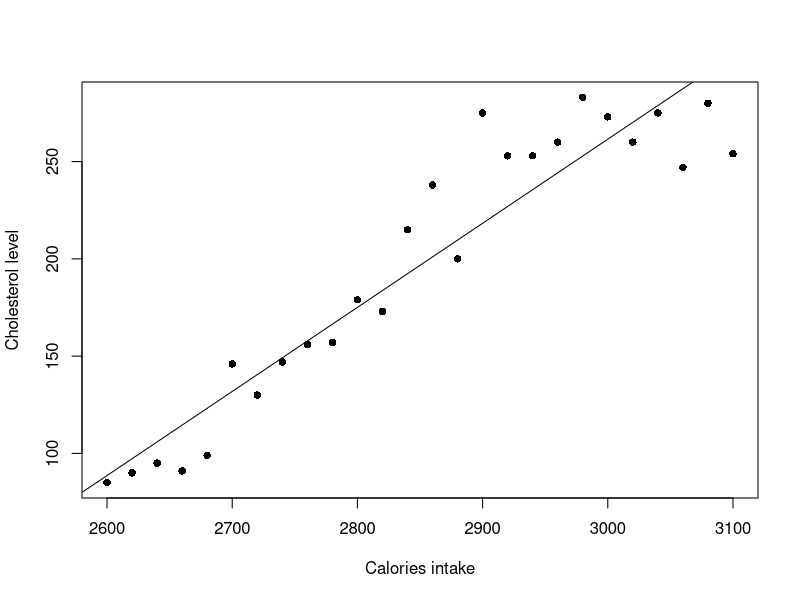
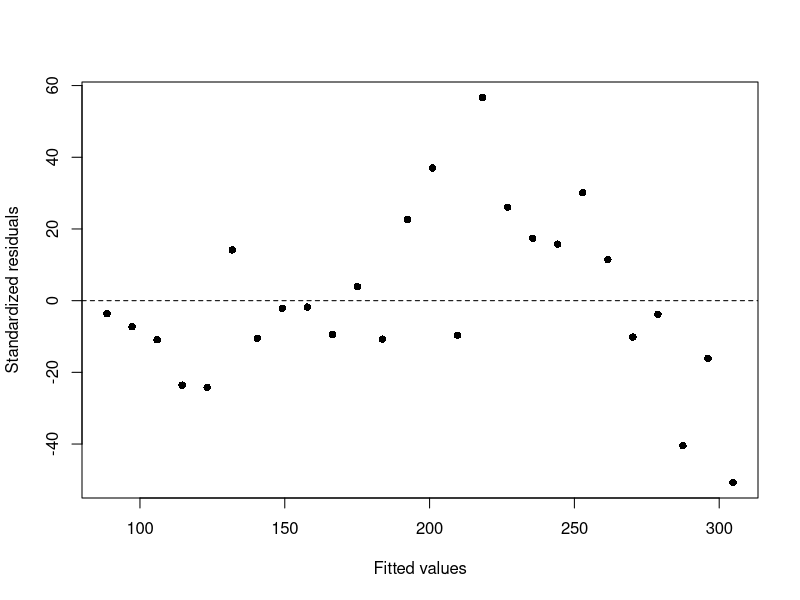
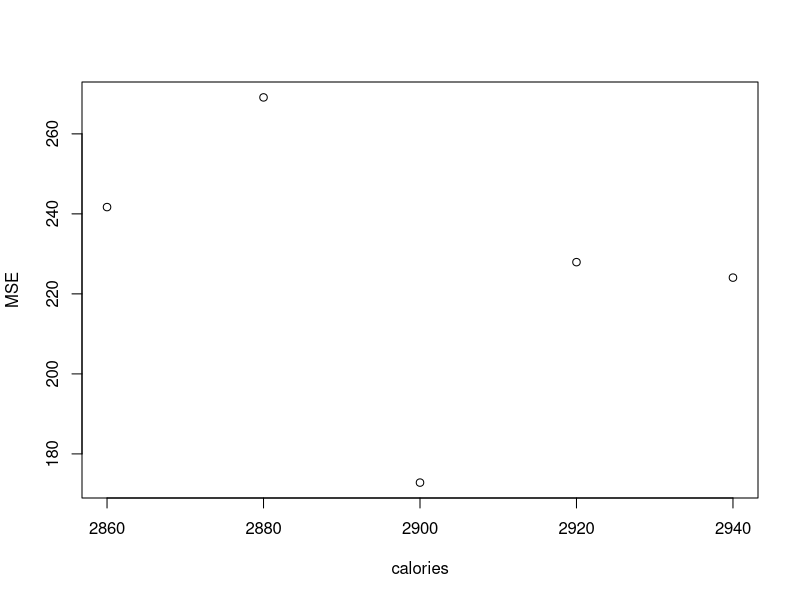
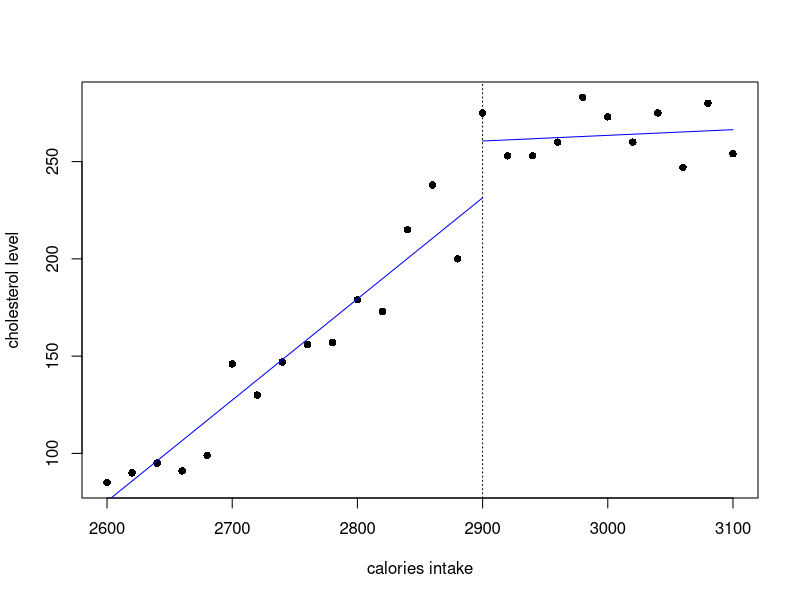
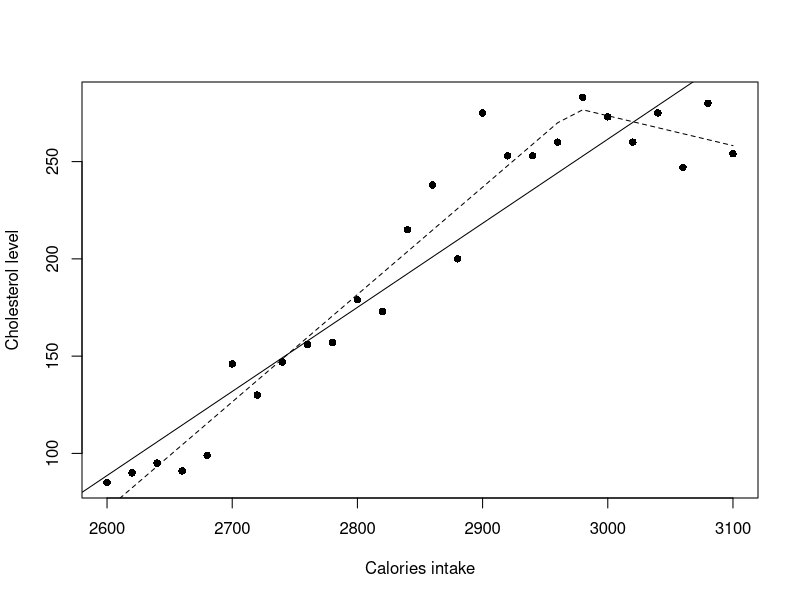

Source code (R) for these figures, in order:
## ---- chunk 1
library("knitr")
#options(width=100)
opts_chunk$set(message = FALSE, error = TRUE, warning = TRUE)
## ---- chunk 2
cholesterol <- read.delim("../data/cholesterol.txt")
plot(cholesterol$calories, cholesterol$cholesterol, xlab="Calories intake", 
     ylab="Cholesterol level", pch=16)
lin.mod <- lm(cholesterol~calories, data=cholesterol)
abline(lin.mod)
## ---- chunk 3
plot(lin.mod$fitted.values, lin.mod$residuals, xlab="Fitted values",
     ylab="Standardized residuals", pch=16)
abline(h=0, lty=2)
## ---- chunk 4
breaks <- with(cholesterol, calories[which(calories >= 2850 & calories <= 2950)])
## ---- chunk 5
mse <- numeric(length(breaks))
for(i in 1:length(breaks)){
 piece.mod <- lm(cholesterol ~ calories*(calories < breaks[i]) + 
                    calories*(calories>=breaks[i]), data=cholesterol)
 mse[i] <- mean(piece.mod$residuals^2)
}
mse
## ---- chunk 6
plot(breaks, mse, xlab="calories", ylab="MSE")
## ---- chunk 7
breaks[which(mse==min(mse))]
## ---- chunk 8
piece.mod2 <- lm(cholesterol ~ calories*(calories < 2900) 
                 + calories*(calories > 2900), data=cholesterol)
summary(piece.mod2)
## ---- chunk 9
with(cholesterol, plot(calories, cholesterol, pch=16,
                       xlab="calories intake", ylab="cholesterol level"))
curve( -1276.6 + 0.52*x, add=T, from=2600, to=2900, col="blue")
curve(176.2 + 0.0291*x, add=T, from=2900, to=3100, col="blue")
abline(v=2900, lty=3)
## ---- chunk 10
library(segmented)
lin.mod <- lm(cholesterol ~ calories, data=cholesterol)
segmented.mod <- segmented(lin.mod, seg.Z = ~ calories, psi=2900)
segmented.mod
## ---- chunk 11
slope(segmented.mod)
## ---- chunk 12
plot(cholesterol$calories, cholesterol$cholesterol, xlab="Calories intake", 
     ylab="Cholesterol level", pch=16)
lin.mod <- lm(cholesterol~calories, data=cholesterol)
abline(lin.mod)
lines(cholesterol$calories, predict(segmented.mod), lty=2)
## ---- chunk 13
sessionInfo()
